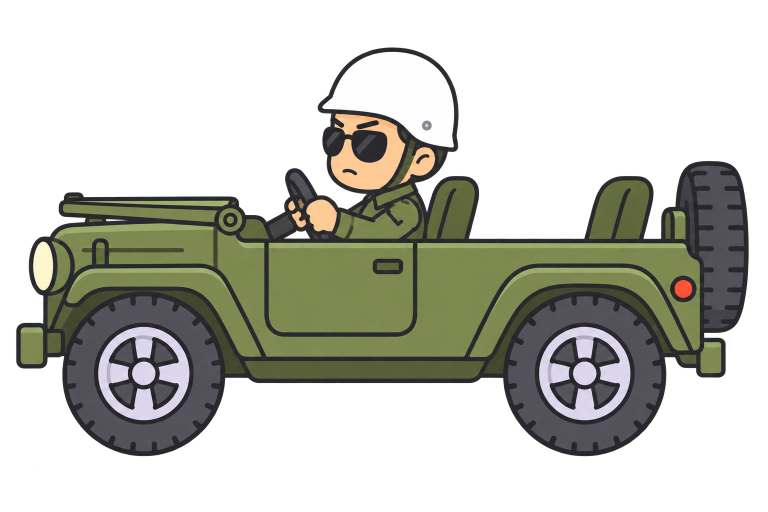
#> input picture assets/study/jeep-source.png, 1536 x 1024 px (shown at 1/2 size)
$ python build_jeep_assets.py
#> lines starting #> are read from the running program, lines starting #| are printed output that depends on the picture; after the words box and inside, x2 and y2 are one past the last pixel; in counts of white or black regions, pixels touching at a corner belong together
"""Cut the army jeep into the layers the study companion animates.

Run from the repository root:  python tools/build_jeep_assets.py
Input : assets/study/jeep-source.png  (side view facing left, transparent; prompt in assets/study/jeep-source-prompt.txt)
Output: assets/study/jeep/jeep.webp          the whole jeep, trimmed
        assets/study/jeep/wheel-front.webp   the front wheel as a disc, turned by CSS while the jeep drives
        assets/study/jeep/wheel-rear.webp    the rear wheel
        assets/study/jeep/layout.json        where the wheels sit, the top edge of the side panel and the rear seat,
                                             as fractions of the jeep's width and height

The page draws the jeep twice with the passenger in between: the back copy whole, the front copy clipped to below the
side panel's top edge, so the passenger's lower half disappears behind the door. The wheel discs cover the painted
wheels exactly (the tyre is a clean disc inside the fender), so turning them shows the spokes moving.
"""
from __future__ import annotations

import json
from pathlib import Path

import numpy as np
from PIL import Image
from scipy import ndimage

ROOT = Path(__file__).resolve().parents[1]
SOURCE = ROOT / 'assets/study/jeep-source.png'
OUT = ROOT / 'assets/study/jeep'
WIDTH = 960          # output width in px (the page shows it at up to 440 px)
WHEEL_R = 160        # disc radius in source px: the tyre plus most of its outline, no fender


def wheels(rgba: np.ndarray) -> list[tuple[float, float]]:
    """Centres of the two tyres (the two big dark grey regions in the lower half), front first."""
    rgb, a = rgba[..., :3].astype(int), rgba[..., 3]
    light = rgb.mean(axis=2)
    tyre = (a > 200) & (light > 55) & (light < 110) & (rgb.max(axis=2) - rgb.min(axis=2) < 25)
    tyre[: rgba.shape[0] // 2] = False
    lab, n = ndimage.label(tyre)
    sizes = ndimage.sum(tyre, lab, range(1, n + 1))
    centres = []
    for k in np.argsort(sizes)[::-1][:2]:
        ys, xs = ndimage.find_objects(lab == k + 1)[0]
        centres.append(((xs.start + xs.stop) / 2, (ys.start + ys.stop) / 2))
    return sorted(centres)


def panel_top(rgba: np.ndarray, x0: int, x1: int) -> int:
    """Top edge of the side panel: the highest olive row that runs unbroken from x0 to x1 (the dark outline above it)."""
    rgb, a = rgba[..., :3].astype(int), rgba[..., 3]
    olive = (a > 200) & (rgb[..., 1] > rgb[..., 0]) & (rgb[..., 1] > rgb[..., 2] + 15) & (rgb.mean(axis=2) > 70)
    rows = np.nonzero(olive[:, x0:x1].all(axis=1))[0]
    return int(rows[0])


def main() -> None:
    src = Image.open(SOURCE).convert('RGBA')
#> src is the input picture: PIL image 1536x1024 RGBA; mean R, G, B, A 56.9, 58.1, 48.5, 104.2
    rgba = np.asarray(src).copy()
    rgba[..., 3] = np.where(rgba[..., 3] >= 250, 255, rgba[..., 3])   # the generator stops at 254
    full = Image.fromarray(rgba, 'RGBA')
    x0, y0, x1, y1 = full.getbbox()
#> x0 = 29; y0 = 92; x1 = 1504; y1 = 986
    w, h = x1 - x0, y1 - y0
#> w = 1475; h = 894
    scale = WIDTH / w
#> scale = 0.651
    size = (WIDTH, round(h * scale))
#> size = (960, 582)
    OUT.mkdir(parents=True, exist_ok=True)
    full.crop((x0, y0, x1, y1)).resize(size, Image.LANCZOS).save(OUT / 'jeep.webp', 'WEBP', quality=90, method=6)
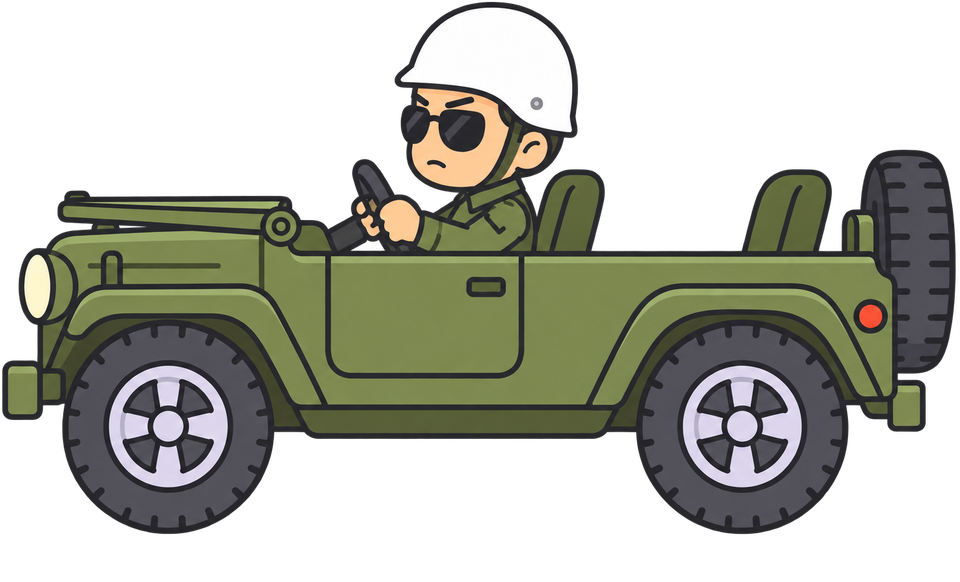
#> saved as jeep.webp: PIL image 960x582 RGBA; mean R, G, B, A 53.3, 54.5, 44.1, 125; transparent parts drawn white

    layout = {'width': size[0], 'height': size[1], 'wheels': []}
#> layout = {'width': 960, 'height': 582, 'wheels': []}
    yy, xx = np.mgrid[-WHEEL_R:WHEEL_R, -WHEEL_R:WHEEL_R] + .5
    disc = np.clip(WHEEL_R - np.hypot(xx, yy) + .5, 0, 1)          # anti-aliased edge
    for name, (cx, cy) in zip(('front', 'rear'), wheels(rgba)):
#> in wheels, `light = rgb.mean(axis=2)`:
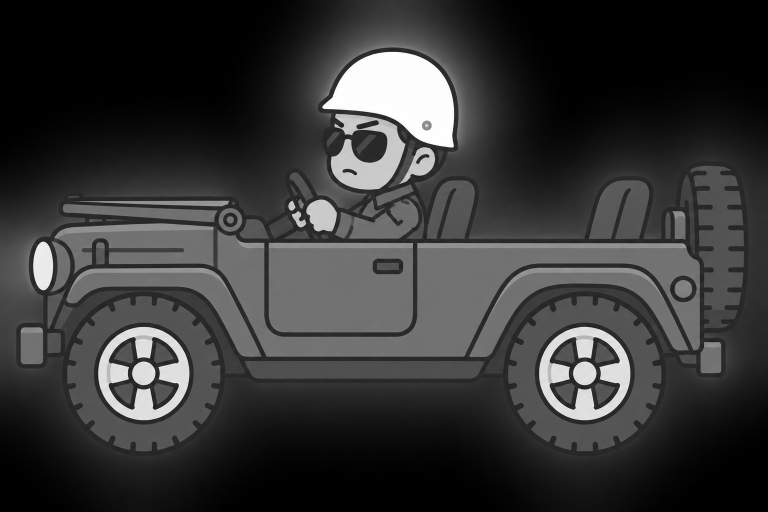
#> light: shape (1024, 1536) float64 (shown at 1/2 size); min 0, max 255, mean 54.5
#> in wheels, `tyre = (a > 200) & (light > 55) & (light < 110) & (rgb.max(axis=2) - r..`:
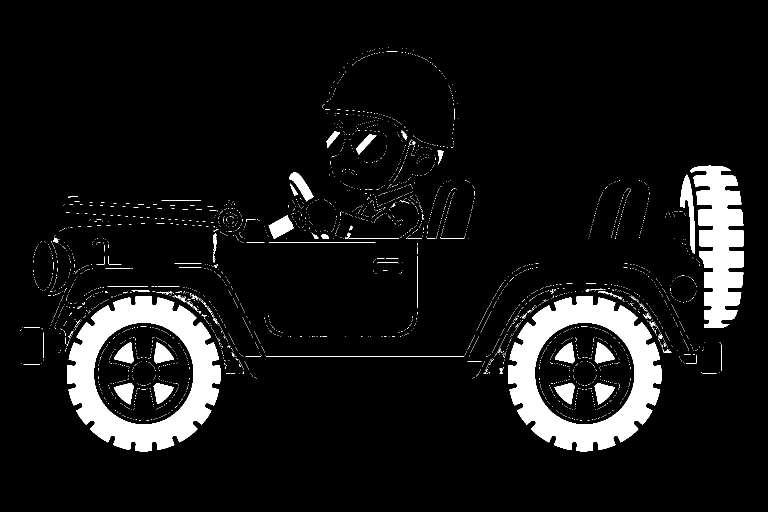
#> tyre: shape (1024, 1536) bool (shown at 1/2 size); 7.9% white; 3455 white regions (3379 under 20 px), largest, box (x1, y1, x2, y2) and area: (1016, 592, 1323, 903) 39621, (134, 592, 441, 903) 39600, (1380, 331, 1488, 656) 21789
#> in wheels, `lab, n = ndimage.label(tyre)`: n = 2609
        box = (round(cx - WHEEL_R), round(cy - WHEEL_R), round(cx + WHEEL_R), round(cy + WHEEL_R))
        part = np.asarray(full.crop(box)).copy()
        part[..., 3] = (part[..., 3] * disc).astype(np.uint8)
        d = round(2 * WHEEL_R * scale)
        Image.fromarray(part, 'RGBA').resize((d, d), Image.LANCZOS).save(OUT / f'wheel-{name}.webp', 'WEBP', quality=90, method=6)
        layout['wheels'].append({'name': name, 'cx': round((cx - x0) / w, 4), 'cy': round((cy - y0) / h, 4),
                                 'r': round(WHEEL_R / w, 4)})
#> this loop made 2 passes
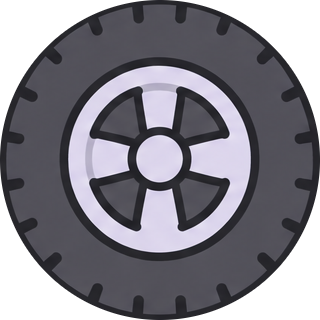
#> part: shape (320, 320, 4); mean R, G, B, A 90.2, 89, 95, 200.3; transparent parts drawn white
    # the rear seat: between the driver's seat back and the spare tyre; its back's top is where a passenger's head goes
    rear = sorted(c[0] for c in wheels(rgba))[1]
#> in wheels (call 2), `tyre[: rgba.shape[0] // 2] = False`:
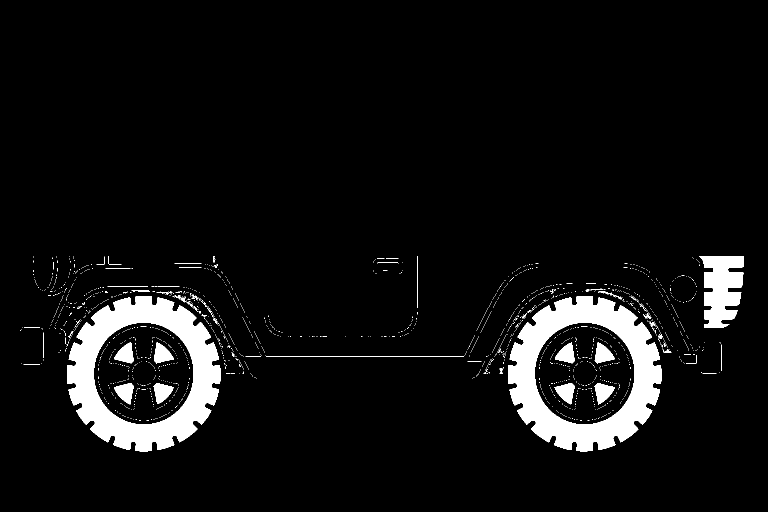
#> tyre: shape (1024, 1536) bool (shown at 1/2 size); 6.5% white; 2159 white regions (2108 under 20 px), largest, box (x1, y1, x2, y2) and area: (1016, 592, 1323, 903) 39621, (134, 592, 441, 903) 39600, (1398, 512, 1488, 656) 8752
#> in wheels (call 2), `lab, n = ndimage.label(tyre)`:
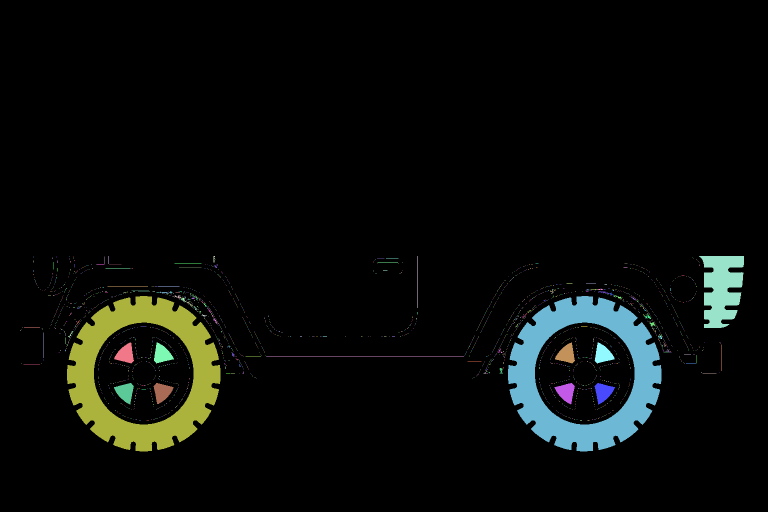
#> lab: shape (1024, 1536) int32 (shown at 1/2 size); 2610 distinct labels, from 0 to 2609; one colour per label, 0 black
#> in wheels (call 2), `sizes = ndimage.sum(tyre, lab, range(1, n + 1))`: sizes = 2609 values, max 39621 at index 552, min 1 at index 0, mean 38.98
#> the loop in wheels (call 2), `for k in np.argsort(sizes)[::-1][:2]:` made 2 passes
#> k on passes 1 to 2: 552, 545
#> after the loop in wheels (call 2), `for k in np.argsort(sizes)[::-1][:2]:`: centres = [(1169.5, 747.5), (287.5, 747.5)]
#> rear = 1169.5
    line = panel_top(rgba, int(rear - 200), int(rear + 150)) - 6   # include the dark outline above the olive
#> in panel_top, `olive = (a > 200) & (rgb[..., 1] > rgb[..., 0]) & (rgb[..., 1] > rgb[...`:
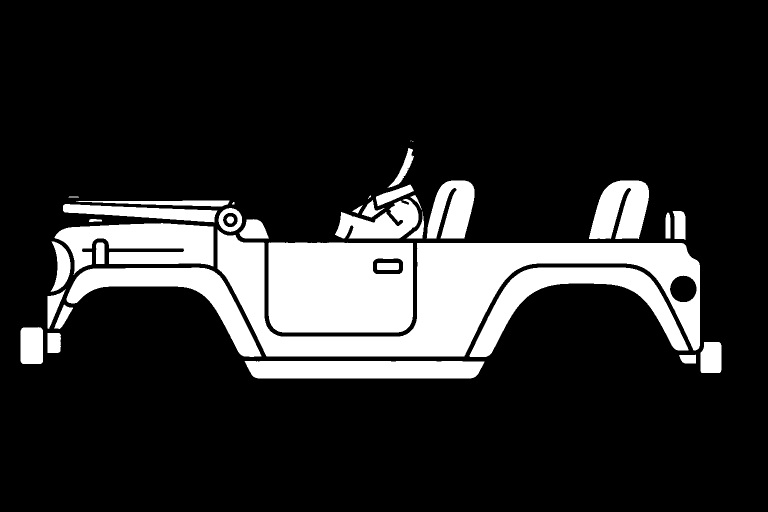
#> olive: shape (1024, 1536) bool (shown at 1/2 size); 16.7% white; 37 white regions (3 under 20 px), largest, box (x1, y1, x2, y2) and area: (435, 459, 1400, 713) 82600, (537, 485, 826, 665) 49608, (939, 535, 1377, 714) 20829
#> in panel_top, `rows = np.nonzero(olive[:, x0:x1].all(axis=1))[0]`: rows = 41 values from 486 to 526
#> line = 480
    layout['panel'] = round((line - y0) / h, 4)
    layout['seat'] = round((1238 - x0) / w, 4)       # centre of the rear seat back (measured on the source)
    (OUT / 'layout.json').write_text(json.dumps(layout, indent=1) + '\n', encoding='utf-8')
    print(json.dumps(layout))
#| {"width": 960, "height": 582, "wheels": [{"name": "front", "cx": 0.1753, "cy": 0.7332, "r": 0.1085}, {"name": "rear", "cx": 0.7732, "cy": 0.7332, "r": 0.1085}], "panel": 0.434, "seat": 0.8197}


if __name__ == '__main__':
    main()
